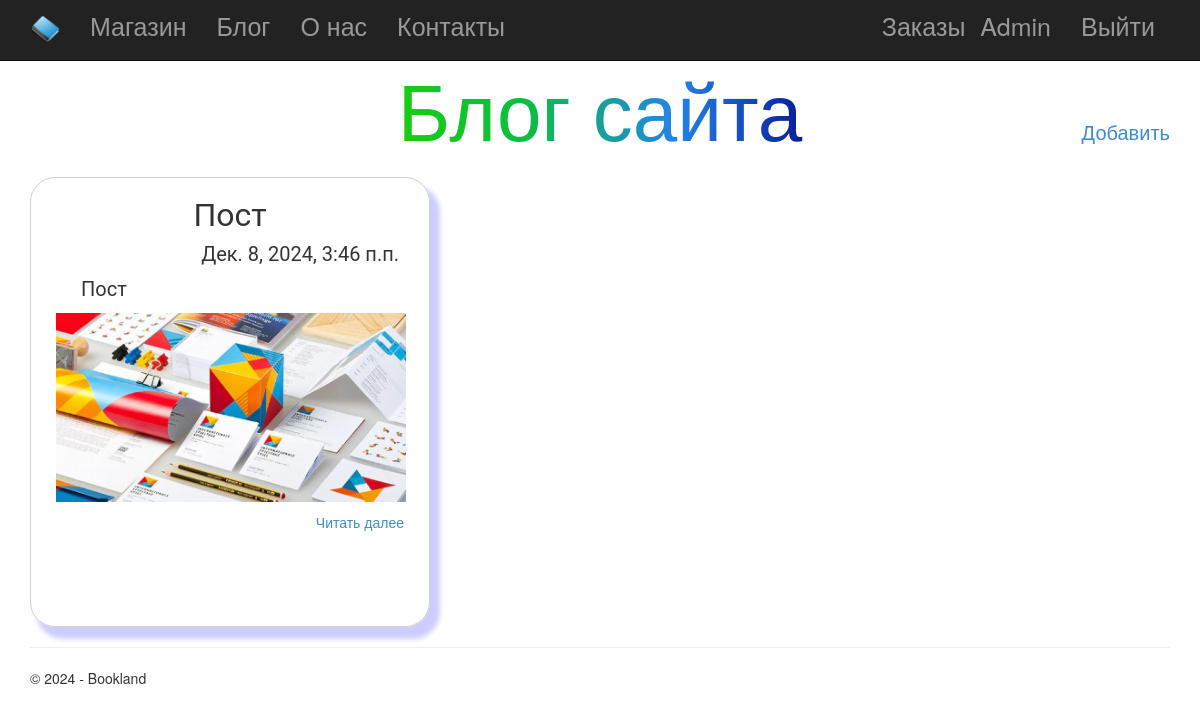
Page /blog/ (signed in) on the committed database.
### app/models.py (models this page shows, shortened)
class User(AbstractUser):
    address = models.CharField(max_length = 128, verbose_name = "Адресс", null=True)
    card_number = models.CharField(max_length = 128, verbose_name = "Номер карты", null=True)

class Blog(models.Model):
    title = models.CharField(max_length = 100, unique_for_date = "posted", verbose_name = "Заголовок")
    description = models.TextField(verbose_name = "Краткое описание")
    content = models.TextField(verbose_name = "Полный текст")
    posted = models.DateTimeField(default = datetime.now(), db_index = True, verbose_name = "Дата публикации")
    author = models.ForeignKey(User, null=True, blank=True, on_delete = models.SET_NULL, verbose_name = "Автор")
    image = models.FileField(verbose_name = "Путь к файлу")
    class Meta:
        db_table = "Posts"
        ordering = ["-posted"]
        verbose_name = "статья блога"
        verbose_name_plural = "статьи блога"

### app/views.py (the view, shortened to what this page needs)
# urls.py: path('blog/', views.blog, name='blog'),
def blog(request):
    assert isinstance(request, HttpRequest)
    posts = Blog.objects.all()
    if len(posts) > 0:
        return render(
            request,
            'app/blog.html',
            {
                'title':'Домашняя',
                'posts': posts,
                'year':datetime.now().year,
            }
        )

### app/templates/app/blog.html
{% extends "app/layout.html" %}
{% block content %}
<h1 class="title_site" style="text-align: center;">Блог сайта</h1>
{% if user.is_staff %}
    <p style="text-align: right; font-size: 20px; margin-top: -50px"><a href="{% url 'newpost'%}" >Добавить</a></p>
{% endif %}
<br />
<div style="display:flex; flex-wrap: wrap;">
    {% if posts != '0' %}
        {% for post in posts %}
            <div class="blog_post">
                <h2 class="subtitle_text"> {{post.title}} </h2>
                <h4 class="text" style="text-align:right"> {{post.posted}} </h4>
                <p class="text" style="text-indent: 25px"> {{post.description}} </p>
                {% if post.image %}
                    <img src="{{ post.image.url }}" alt="Картинка!" width="350" />
                {% endif %}
                <p style="margin-block: 10px; float:right"><a href="{% url 'blogpost' parametr=post.id %}"> Читать далее </a> </p>
            </div>
        {% endfor %}
    {% else %}
        <p>На данный момент на сайте нет ни одного поста</p>
    {% endif %}
</div>
{% endblock %}

### app/templates/app/loginpartial.html (shortened to what this page needs)
{% if user.is_authenticated %}
<form id="logoutForm" action="/logout/" method="post" class="navbar-right">
    <ul class="nav navbar-nav navbar-right" >
        <li>
            <a href="{% url 'purchases'%}" class="navbar-brand" style="font-size:25px;">Заказы</a>
        </li>
        <li><a href="{% url 'changeUser' pk=user.id %}" class="navbar-brand" style="font-size:25px;">{{ user.username }}</a></li>
        <li><a href="javascript:document.getElementById('logoutForm').submit()" style="font-size:25px;">Выйти</a></li>
    </ul>
</form>
{% else %}
<ul class="nav navbar-nav navbar-right" style="font-size:25px;">
    <li><a href="{% url 'registration' %}">Регистрация</a></li>
    <li><a href="{% url 'login' %}">Войти</a></li>
</ul>
{% endif %}

### app/static/app/content/site.css (style rules this page uses)
.text { font-size: 20px; font-family: Roboto; margin-right: 5px; font-weight: normal; }
.subtitle_text { text-align: center; font-size: 32px; font-family: Roboto; font-weight: normal; }
.title_site { font-family: Arial; font-size: 80px; background-color: #2483ea; background-image: linear-gradient(to right, #1cd008 30%, #0abe3f, #2483ea, #010b85 70%); background-clip: text; -webkit-text-fill-color: transparent; }
.blog_post { width: 400px; min-height: 450px; border-radius: 25px; margin-right: 25px; border: 1px solid #d0d0d0; padding: 0 25px 25px 25px; box-shadow: 8px 10px 5px 2px rgba(0, 0, 255, .2); position: relative; }

### rows in the picture
User: username "Admin"
Blog: title "Пост", posted "Дек. 8, 2024, 3:46 п.п.", description "Пост", image (picture)
